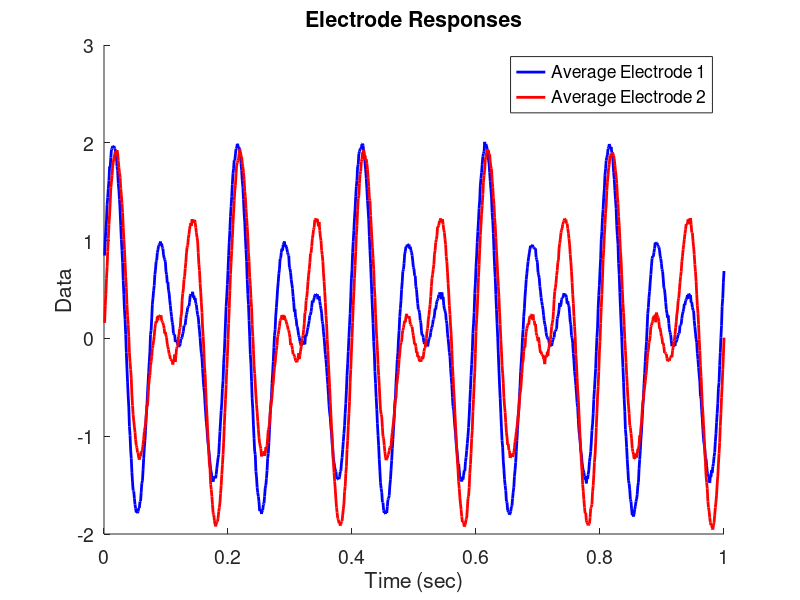

This figure's MATLAB source: (Note: this script raises an error after producing the figure.)
function Chapter_5_Question_6()
    % Question 6 - Analyze Ch5-ECoG-2.mat

    %Load Data
    load('Ch5-ECoG-2.mat')
    ntrial = size(x, 1);
    N = length(t);
    sample_interval = t(2) - t(1);
    sample_freq = 1/sample_interval;
    T = t(end);
    x = x - mean(x, 2); %mean-normalize
    y = y - mean(y, 2); %mean-normalize
    
    %Visualize Data
    figure()
    hold on
    plot(t, mean(x, 1), 'b', 'LineWidth', 2)
    plot(t, mean(y, 1), 'r', 'LineWidth', 2)
    hold off
    xlabel('Time (sec)')
    ylabel('Data')
    legend({'Average Electrode 1', 'Average Electrode 2'})
    title('Electrode Responses')
    set(gca, 'FontSize', 14)
    
    %Compute Trial Cross-Covariance, Trial Spectrum, and Coherence Using Helper
    %Function
    [Sxx, Syy, Sxy, cross_cov, cohr, lags, faxis] = ...
        Chapter_5_Analyze_Electrodes(x, y, sample_freq, T);

    %Plot Average Cross-Covariance
    figure()
    plot(lags.*sample_interval, mean(cross_cov, 1), 'k', 'LineWidth', 2)
    xlabel('Lag (seconds)')
    ylabel('Cross-Covariance')
    title('Average Cross-Covariance')
    ylim([-1 1])
    set(gca, 'FontSize', 14)
    
    %Plot Average Spectrum
    figure()
    hold on
    plot(faxis, 10*log10(mean(Sxx, 1)), 'b', 'LineWidth', 2)
    plot(faxis, 10*log10(mean(Syy, 1)), 'r', 'LineWidth', 2)
    hold off
    xlim([0 40])
    xlabel('Frequency (Hz)')
    ylabel('Power (dB)')
    title('Average Spectrum')
    legend({'Electrode 1', 'Electrode 2'})
    set(gca, 'FontSize', 14)

    %Plot Coherence
    figure()
    plot(faxis, cohr, 'k', 'LineWidth', 2)
    xlim([0 40])
    ylim([0 1])
    xlabel('Frequency (Hz)')
    ylabel('Coherence')
    title('Coherence')
    set(gca, 'FontSize', 14)

    % a) The data definitely has structure to it, but what rhythms it invovles
    % is hidden slightly by their apparent overlap. The largest peaks and
    % troughs display a 10 Hz rhythm, but between them are roughly two other
    % peaks and troughs. If we count all peaks (not just the largest ones), we
    % see a 15 Hz rhythm.
    
    % b) Both electrodes show a 10 Hz and 15 Hz spectrum, consistent with our
    % careful (albeit somewhat unsure) analysis of the time series in part a).
    
    % c) The cross-covariance is a bit odd. There seems to be again the 10 Hz
    % and 15 Hz rhythms overlayed, but like a) it's difficult to be sure of
    % this conclusion. 
    
    % d) The coherence clearly shows huge bands at both the 10 Hz and 15 Hz
    % band. Thus, the data are not each independently oscillating at 10 Hz and
    % 15 Hz. Rather, they are oscillating in phase with one another (causing
    % the large coherence). If you look through the individual trials in the
    % data, this is immediately clear.
    
    % e) These two electrodes are very in-sync and are each oscillating at 10 Hz
    % and 15 Hz.

end